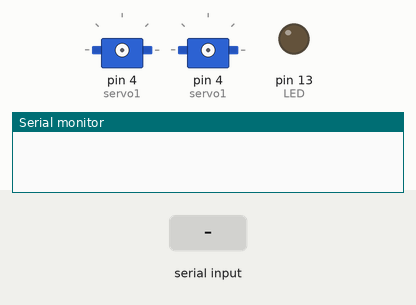
This sketch was run on a simulated Arduino Mega 2560, built with avr-gcc and run on an emulated ATmega2560. On the bench: 2 × servo, output pins drawn as LEDs (lit = HIGH), the last lines printed to the serial monitor. Inputs (shaded band) come from the test bench.

Above: at 1.2 s.
1.3 s: "0" received over the second serial link
At 2.4 s:
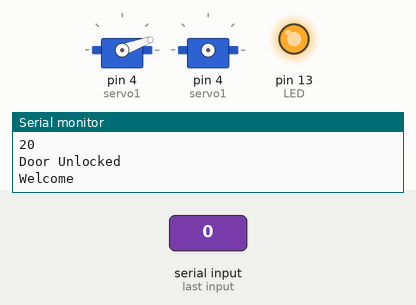
3.1 s: "1" received over the second serial link
At 3.4 s:
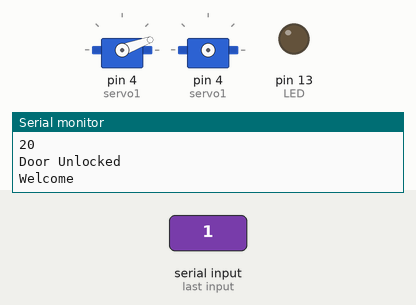
4.6 s: "0" received over the second serial link
At 7.7 s:
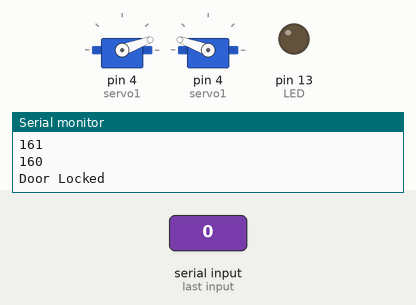
Timing chart, 0 to 9.2 s (numbered marks = the images above; inputs shaded):
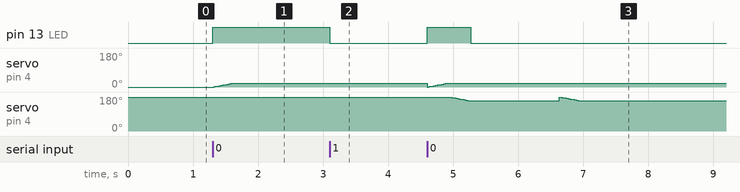

Measured:
- after the input at 1.3 s, pin 13 (LED): LOW → HIGH at once; servo on pin 4 (servo1): moves from 0° to 20° over 0.29 s, starting at once
- after the input at 3.1 s, pin 13 (LED): HIGH → LOW at once
- after the input at 4.6 s, pin 13 (LED): LOW → HIGH at once, → LOW 0.67 s later

The sketch:

Atmega_servo_response.ino
```cpp
//Recieves serial from nodeMCU
//Unlocks and updates BLYNK
//#define BLYNK_PRINT Serial

#include <SimpleTimer.h>
#include <Servo.h>
#include <millisDelay.h>

#define LED V1
#define LED 13                                        // Pin 13 is connected to the LED
#define BLYNK_GREEN     "#23C48E"
#define BLYNK_RED       "#D3435C"

char doorUnlocked[15] = "Door Unlocked";
char doorLocked[15] = "Door Locked";
char rxChar= 0;         // RXcHAR holds the received command.
int doorState; // 1 for locked, 0  for unlocked

Servo servo1;
Servo servo2;
SimpleTimer timer;
millisDelay srvoDelay;

void setup() {
  Serial.begin(115200);
  Serial3.begin(115200);
  pinMode(LED, OUTPUT); // Sets pin 13 as OUTPUT.
}


void loop(){
  timer.run();
  //if (srvoDelay.justFinished())           //Check if AutoLock Timer Finished
  //{
  //  Auto_Lock();                          //Execute AutoLock
  //}

  if (Serial3.available() >0)           // Check receive buffer.
  {
    rxChar = Serial3.read();            // Save character received.
    Serial3.flush();                    // Clear receive buffer.

  switch (rxChar)
  {

    case '0':                               // If recieved door Unlocked
      if (digitalRead(LED) == LOW){        // If LED is Off:
              digitalWrite(LED,HIGH);      // Turn On the LED.
              Unlock_Door();
              doorState=0;
              Serial.print("Welcome");

      }
            else Serial.println("Door already Unlocked!");
            break;

    case '1':

      if (digitalRead(LED) == HIGH){       // If LED is On:
              digitalWrite(LED,LOW);       // Turn Off the LED.
              doorState=1;
              //Serial.println("Door Locked");
      }
            else Serial.println("Door already Locked!");
            break;


  }
  }

}

void Unlock_Door()
{

  Serial.write("Unlocking Door \n");
  servo1.attach(4);                         // attaches the servo to pin 4 on Atmega
  int pos1;

  for (pos1 = 0; pos1 <= 20; pos1 += 1)
  {
    // goes from 0 degrees to 180 degrees
    // in steps of 1 degree
    servo1.write(pos1);              // tell servo to go to position in variable 'pos'
    delay(15);                       // waits 15ms for the servo to reach the position
    Serial.println(pos1);
  }

  servo1.detach();
  Serial.println("Door Unlocked");
  Serial3.write("0");
  delay(15);
  Serial3.println("");
  doorState=0;
  timer.setTimeout(5000, Auto_Lock);
  //timer.setInterval(1000, repeatMe)
  //srvoDelay.start(1000); //start 5sec delay

}

void Auto_Lock()
{
  //servo1.detach();
  //servo2.detach();
  Serial.write("Locking Door \n");
  servo2.attach(4);  // attaches the servo on GIO2 to the servo object
  int pos2;

  for (pos2 = 180; pos2 >= 160; pos2 -= 1)
  {

    servo2.write(pos2);              // tell servo to go to position in variable 'pos'
    delay(15);
    Serial.println(pos2);
    // waits 15ms for the servo to reach the position
  }
  //doorState=1;
  Serial.println("Door Locked");
  servo2.detach();
  Serial3.write("1");
  delay(15);
  digitalWrite(LED,LOW);             // Turn Off the LED.

}


// End of the Sketch.
```
